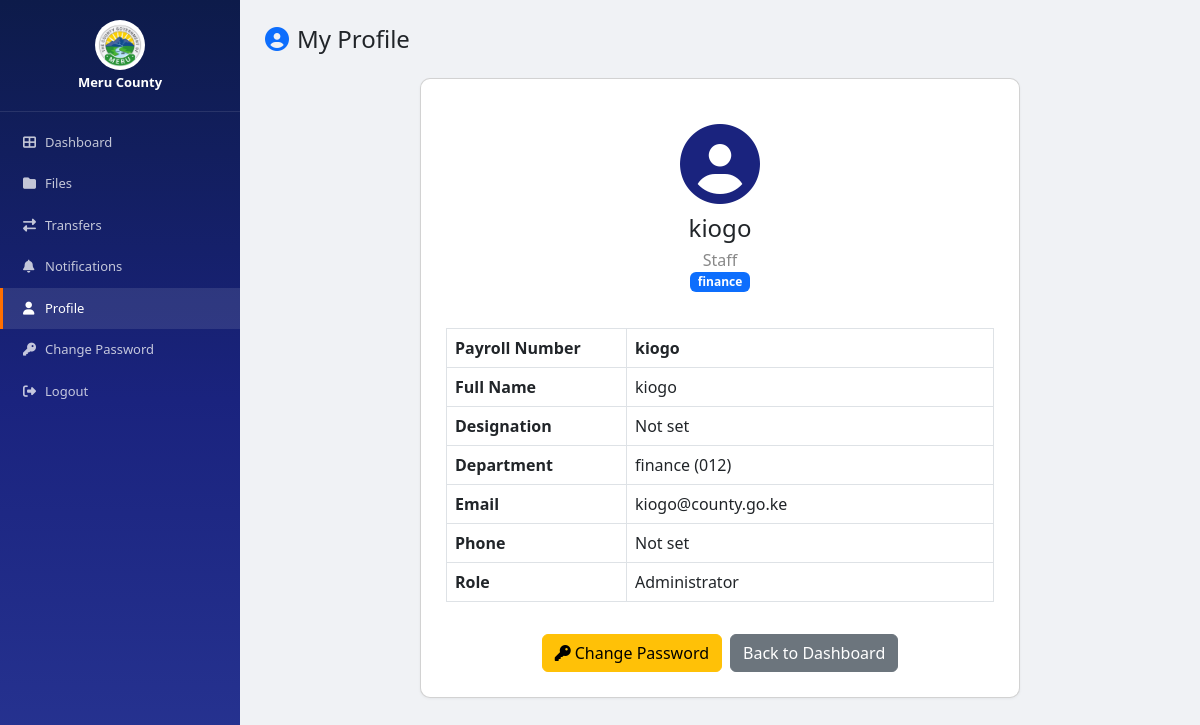
The app's page /profile/ (signed in) with its own data.
### apps/accounts/models.py (models this page shows, shortened)
class Employee(models.Model):
    payroll = models.CharField(max_length=20, unique=True)
    name = models.CharField(max_length=100)
    designation = models.CharField(max_length=100, blank=True, null=True)
    department = models.ForeignKey(Department, on_delete=models.CASCADE)
    email = models.EmailField(unique=True)
    phone = models.CharField(max_length=20, blank=True, null=True)
    active = models.BooleanField(default=True)
    created_at = models.DateTimeField(auto_now_add=True)
    class Meta: db_table = 'employees'

class Department(models.Model):
    code = models.CharField(max_length=10, unique=True)
    name = models.CharField(max_length=100)
    active = models.BooleanField(default=True)
    created_at = models.DateTimeField(auto_now_add=True)
    class Meta: db_table = 'departments'; verbose_name_plural = 'Departments'

class User(AbstractBaseUser, PermissionsMixin):
    employee = models.OneToOneField(Employee, on_delete=models.SET_NULL, null=True, blank=True)
    payroll_number = models.CharField(max_length=20, unique=True)
    role = models.ForeignKey(Role, on_delete=models.SET_NULL, null=True, blank=True)
    is_active = models.BooleanField(default=True)
    is_staff = models.BooleanField(default=False)
    last_login = models.DateTimeField(null=True, blank=True)
    created_at = models.DateTimeField(auto_now_add=True)
    objects = UserManager()
    USERNAME_FIELD = 'payroll_number'
    REQUIRED_FIELDS = []
    class Meta: db_table = 'users'

class Role(models.Model):
    code = models.CharField(max_length=20, unique=True)
    name = models.CharField(max_length=50)
    class Meta: db_table = 'roles'

### crfts/urls.py (the view)
# urls.py: path('profile/', profile, name='profile'),
@login_required(login_url='/login/')
def profile(request):
    emp = get_emp(request.user)
    return render(request, 'accounts/profile.html', {'user': request.user, 'employee': emp, 'notif_count': get_notif_count(request.user)})

### crfts/urls.py (called while the page is built, shortened)
def get_emp(user):
    if hasattr(user, 'employee') and user.employee: return user.employee

def get_notif_count(user):
    return Notification.objects.filter(user=user, is_read=False).count()

### templates/accounts/profile.html (shortened to what this page needs)
﻿<!DOCTYPE html><html lang='en'><head><meta charset='UTF-8'><meta name='viewport' content='width=device-width,initial-scale=1'><title>Profile - Meru County</title>
<link href='https://cdn.jsdelivr.net/npm/bootstrap@5.3.0/dist/css/bootstrap.min.css' rel='stylesheet'>
<link href='https://cdnjs.cloudflare.com/ajax/libs/font-awesome/6.4.0/css/all.min.css' rel='stylesheet'>
</head>
<body><aside class='sidebar'><div class='logo'><img src='/static/images/logo.png' alt='Logo' onerror="this.style.display='none'"><h5>Meru County</h5></div><nav>
<a href='/'><i class='fas fa-th-large'></i> <span>Dashboard</span></a>
<a href='/files/'><i class='fas fa-folder'></i> <span>Files</span></a>
<a href='/transfers/'><i class='fas fa-exchange-alt'></i> <span>Transfers</span></a>
<a href='/notifications/'><i class='fas fa-bell'></i> <span>Notifications</span></a>
<a href='/profile/' class='active'><i class='fas fa-user'></i> <span>Profile</span></a>
<a href='/change-password/'><i class='fas fa-key'></i> <span>Change Password</span></a>
<a href='/logout/'><i class='fas fa-sign-out-alt'></i> <span>Logout</span></a></nav></aside>
<main class='main'><h4 class='mb-4'><i class='fas fa-user-circle text-primary me-2'></i>My Profile</h4>
<div class='card'><div class='profile-header'><i class='fas fa-user-circle'></i><h4>{{ employee.name }}</h4><p>{{ employee.designation|default:'Staff' }}</p><span class='badge bg-primary'>{{ employee.department.name }}</span></div>
<table class='table table-bordered mt-3'><tr><th>Payroll Number</th><td><strong>{{ employee.payroll }}</strong></td></tr>
<tr><th>Full Name</th><td>{{ employee.name }}</td></tr>
<tr><th>Designation</th><td>{{ employee.designation|default:'Not set' }}</td></tr>
<tr><th>Department</th><td>{{ employee.department.name }} ({{ employee.department.code }})</td></tr>
<tr><th>Email</th><td>{{ employee.email }}</td></tr>
<tr><th>Phone</th><td>{{ employee.phone|default:'Not set' }}</td></tr>
<tr><th>Role</th><td>{{ user.role.name|default:'No role assigned' }}</td></tr>
</table>
<div class='text-center mt-3'><a href='/change-password/' class='btn btn-warning'><i class='fas fa-key me-1'></i>Change Password</a><a href='/' class='btn btn-secondary ms-2'>Back to Dashboard</a></div></div></main></body></html>

### templates/accounts/profile.html (style rules this page uses)
:root { --p:#1a237e;--s:240px }
* { margin:0;padding:0;box-sizing:border-box }
body { font-family:'Segoe UI',Arial;background:#f0f2f5;display:flex;min-height:100vh }
.sidebar { width:var(--s);background:linear-gradient(180deg,#0d1b4a,#1a237e,#283593);color:#fff;position:fixed;left:0;top:0;bottom:0;overflow-y:auto }
.sidebar .logo { padding:20px;text-align:center;border-bottom:1px solid rgba(255,255,255,.1) }
.sidebar .logo img { width:50px;height:50px;border-radius:50%;background:white;padding:3px }
.sidebar .logo h5 { font-size:13px;margin:5px 0 0;font-weight:700 }
.sidebar nav { padding:10px 0 }
.sidebar nav a { display:flex;align-items:center;color:rgba(255,255,255,.75);padding:11px 20px;text-decoration:none;font-size:13px;border-left:3px solid transparent }
.sidebar nav a:hover,.sidebar nav a.active { color:#fff;background:rgba(255,255,255,.1);border-left-color:#ff6f00 }
.sidebar nav a i { width:22px }
.main { margin-left:var(--s);flex:1;padding:25px }
.card { background:#fff;border-radius:10px;padding:25px;box-shadow:0 1px 3px rgba(0,0,0,.05);max-width:600px;margin:0 auto }
.profile-header { text-align:center;padding:20px }
.profile-header i { font-size:80px;color:#1a237e }
.profile-header h4 { margin:10px 0 5px }
.profile-header p { margin:0;color:#888 }
table { width:100% }
th { background:#f8f9fa;padding:10px;width:180px }
td { padding:10px }

### records on screen
Employee: name "kiogo", designation "Staff", department.name "finance", payroll "kiogo", designation "Not set", department.code "012", email "kiogo@county.go.ke", phone "Not set"
User: role.name "Administrator"
